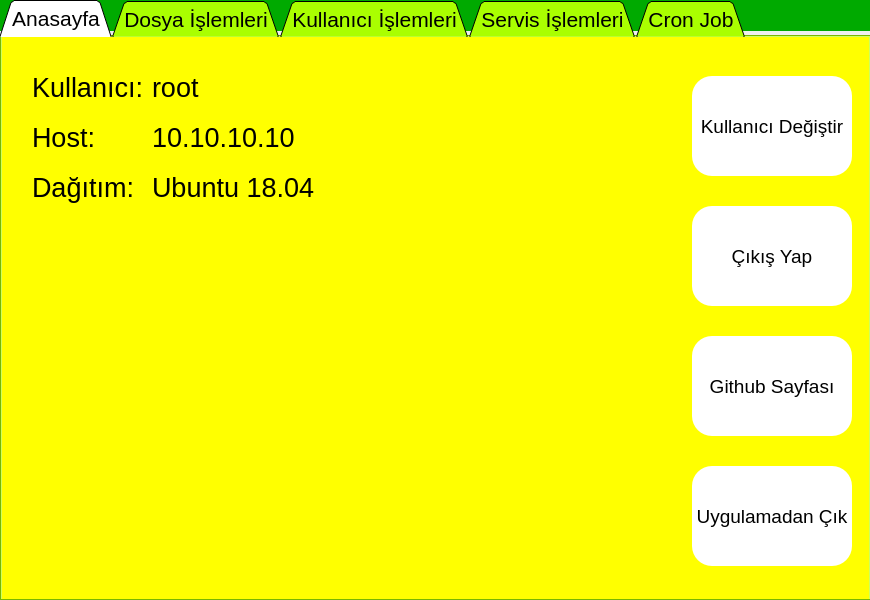
<?xml version="1.0" encoding="UTF-8"?>
<ui version="4.0">
 <class>MainWindow</class>
 <widget class="QMainWindow" name="MainWindow">
  <property name="geometry">
   <rect>
    <x>0</x>
    <y>0</y>
    <width>870</width>
    <height>600</height>
   </rect>
  </property>
  <property name="windowTitle">
   <string>Linux Sistem Yönetimi</string>
  </property>
  <property name="windowIcon">
   <iconset resource="images/images.qrc">
    <normaloff>:/images/linux-computer.png</normaloff>:/images/linux-computer.png</iconset>
  </property>
  <property name="styleSheet">
   <string notr="true">QTabWidget
{
background-color: rgb(170, 255, 0);
}

</string>
  </property>
  <widget class="QWidget" name="centralwidget">
   <widget class="QTabWidget" name="tabWidget">
    <property name="geometry">
     <rect>
      <x>0</x>
      <y>0</y>
      <width>871</width>
      <height>601</height>
     </rect>
    </property>
    <property name="font">
     <font>
      <pointsize>16</pointsize>
     </font>
    </property>
    <property name="styleSheet">
     <string notr="true"/>
    </property>
    <property name="tabShape">
     <enum>QTabWidget::Triangular</enum>
    </property>
    <property name="currentIndex">
     <number>0</number>
    </property>
    <property name="iconSize">
     <size>
      <width>25</width>
      <height>25</height>
     </size>
    </property>
    <property name="usesScrollButtons">
     <bool>true</bool>
    </property>
    <property name="tabBarAutoHide">
     <bool>false</bool>
    </property>
    <widget class="QWidget" name="tab">
     <property name="styleSheet">
      <string notr="true">background-color:blue</string>
     </property>
     <attribute name="icon">
      <iconset resource="images/images.qrc">
       <normaloff>:/images/house.png</normaloff>:/images/house.png</iconset>
     </attribute>
     <attribute name="title">
      <string>Anasayfa</string>
     </attribute>
     <widget class="QWidget" name="widget" native="true">
      <property name="geometry">
       <rect>
        <x>0</x>
        <y>0</y>
        <width>1001</width>
        <height>571</height>
       </rect>
      </property>
      <property name="styleSheet">
       <string notr="true">background-color:yellow</string>
      </property>
      <widget class="QLabel" name="label">
       <property name="geometry">
        <rect>
         <x>30</x>
         <y>30</y>
         <width>111</width>
         <height>41</height>
        </rect>
       </property>
       <property name="font">
        <font>
         <pointsize>20</pointsize>
        </font>
       </property>
       <property name="text">
        <string>Kullanıcı:</string>
       </property>
      </widget>
      <widget class="QLabel" name="label_2">
       <property name="geometry">
        <rect>
         <x>30</x>
         <y>80</y>
         <width>111</width>
         <height>41</height>
        </rect>
       </property>
       <property name="font">
        <font>
         <pointsize>20</pointsize>
        </font>
       </property>
       <property name="text">
        <string>Host:</string>
       </property>
      </widget>
      <widget class="QLabel" name="label_user">
       <property name="geometry">
        <rect>
         <x>150</x>
         <y>30</y>
         <width>241</width>
         <height>41</height>
        </rect>
       </property>
       <property name="font">
        <font>
         <pointsize>20</pointsize>
        </font>
       </property>
       <property name="text">
        <string>root</string>
       </property>
      </widget>
      <widget class="QLabel" name="label_host">
       <property name="geometry">
        <rect>
         <x>150</x>
         <y>80</y>
         <width>241</width>
         <height>41</height>
        </rect>
       </property>
       <property name="font">
        <font>
         <pointsize>20</pointsize>
        </font>
       </property>
       <property name="text">
        <string>10.10.10.10</string>
       </property>
      </widget>
      <widget class="QLabel" name="label_3">
       <property name="geometry">
        <rect>
         <x>30</x>
         <y>130</y>
         <width>111</width>
         <height>41</height>
        </rect>
       </property>
       <property name="font">
        <font>
         <pointsize>20</pointsize>
        </font>
       </property>
       <property name="text">
        <string>Dağıtım:</string>
       </property>
      </widget>
      <widget class="QLabel" name="label_distro">
       <property name="geometry">
        <rect>
         <x>150</x>
         <y>130</y>
         <width>241</width>
         <height>41</height>
        </rect>
       </property>
       <property name="font">
        <font>
         <pointsize>20</pointsize>
        </font>
       </property>
       <property name="text">
        <string>Ubuntu 18.04</string>
       </property>
      </widget>
      <widget class="QWidget" name="widget_7" native="true">
       <property name="geometry">
        <rect>
         <x>670</x>
         <y>-1</y>
         <width>201</width>
         <height>571</height>
        </rect>
       </property>
       <property name="styleSheet">
        <string notr="true">QToolButton
{
background-color:white;
border-radius:20px;
}

QToolButton:hover
{
background-color:#dfdfdf
}</string>
       </property>
       <widget class="QToolButton" name="toolButton_chng_usr">
        <property name="geometry">
         <rect>
          <x>20</x>
          <y>40</y>
          <width>160</width>
          <height>100</height>
         </rect>
        </property>
        <property name="font">
         <font>
          <pointsize>14</pointsize>
         </font>
        </property>
        <property name="styleSheet">
         <string notr="true"/>
        </property>
        <property name="text">
         <string>Kullanıcı Değiştir</string>
        </property>
        <property name="icon">
         <iconset resource="images/images.qrc">
          <normaloff>:/images/user.png</normaloff>:/images/user.png</iconset>
        </property>
        <property name="iconSize">
         <size>
          <width>70</width>
          <height>70</height>
         </size>
        </property>
        <property name="toolButtonStyle">
         <enum>Qt::ToolButtonTextUnderIcon</enum>
        </property>
       </widget>
       <widget class="QToolButton" name="toolButton_exit">
        <property name="geometry">
         <rect>
          <x>20</x>
          <y>430</y>
          <width>160</width>
          <height>100</height>
         </rect>
        </property>
        <property name="font">
         <font>
          <pointsize>14</pointsize>
         </font>
        </property>
        <property name="styleSheet">
         <string notr="true"/>
        </property>
        <property name="text">
         <string>Uygulamadan Çık</string>
        </property>
        <property name="icon">
         <iconset resource="images/images.qrc">
          <normaloff>:/images/power-button.png</normaloff>:/images/power-button.png</iconset>
        </property>
        <property name="iconSize">
         <size>
          <width>70</width>
          <height>70</height>
         </size>
        </property>
        <property name="toolButtonStyle">
         <enum>Qt::ToolButtonTextUnderIcon</enum>
        </property>
       </widget>
       <widget class="QToolButton" name="toolButton_disconnect">
        <property name="geometry">
         <rect>
          <x>20</x>
          <y>170</y>
          <width>160</width>
          <height>100</height>
         </rect>
        </property>
        <property name="font">
         <font>
          <pointsize>14</pointsize>
         </font>
        </property>
        <property name="styleSheet">
         <string notr="true"/>
        </property>
        <property name="text">
         <string>Çıkış Yap</string>
        </property>
        <property name="icon">
         <iconset resource="images/images.qrc">
          <normaloff>:/images/exit.png</normaloff>:/images/exit.png</iconset>
        </property>
        <property name="iconSize">
         <size>
          <width>70</width>
          <height>70</height>
         </size>
        </property>
        <property name="toolButtonStyle">
         <enum>Qt::ToolButtonTextUnderIcon</enum>
        </property>
       </widget>
       <widget class="QToolButton" name="toolButton_2">
        <property name="geometry">
         <rect>
          <x>20</x>
          <y>300</y>
          <width>160</width>
          <height>100</height>
         </rect>
        </property>
        <property name="font">
         <font>
          <pointsize>14</pointsize>
         </font>
        </property>
        <property name="styleSheet">
         <string notr="true"/>
        </property>
        <property name="text">
         <string>Github Sayfası</string>
        </property>
        <property name="icon">
         <iconset resource="images/images.qrc">
          <normaloff>:/images/browser.png</normaloff>:/images/browser.png</iconset>
        </property>
        <property name="iconSize">
         <size>
          <width>70</width>
          <height>70</height>
         </size>
        </property>
        <property name="toolButtonStyle">
         <enum>Qt::ToolButtonTextUnderIcon</enum>
        </property>
       </widget>
      </widget>
     </widget>
    </widget>
    <widget class="QWidget" name="tab_2">
     <attribute name="icon">
      <iconset resource="images/images.qrc">
       <normaloff>:/images/files.png</normaloff>:/images/files.png</iconset>
     </attribute>
     <attribute name="title">
      <string>Dosya İşlemleri</string>
     </attribute>
     <widget class="QWidget" name="widget_2" native="true">
      <property name="geometry">
       <rect>
        <x>0</x>
        <y>0</y>
        <width>1001</width>
        <height>571</height>
       </rect>
      </property>
      <property name="styleSheet">
       <string notr="true">background-color:yellow</string>
      </property>
     </widget>
    </widget>
    <widget class="QWidget" name="tab_3">
     <attribute name="icon">
      <iconset resource="images/images.qrc">
       <normaloff>:/images/user.png</normaloff>:/images/user.png</iconset>
     </attribute>
     <attribute name="title">
      <string>Kullanıcı İşlemleri</string>
     </attribute>
     <widget class="QWidget" name="widget_3" native="true">
      <property name="geometry">
       <rect>
        <x>0</x>
        <y>0</y>
        <width>1001</width>
        <height>571</height>
       </rect>
      </property>
      <property name="styleSheet">
       <string notr="true">background-color:yellow</string>
      </property>
     </widget>
    </widget>
    <widget class="QWidget" name="tab_4">
     <attribute name="icon">
      <iconset resource="images/images.qrc">
       <normaloff>:/images/service.png</normaloff>:/images/service.png</iconset>
     </attribute>
     <attribute name="title">
      <string>Servis İşlemleri</string>
     </attribute>
     <widget class="QWidget" name="widget_4" native="true">
      <property name="geometry">
       <rect>
        <x>0</x>
        <y>0</y>
        <width>1001</width>
        <height>571</height>
       </rect>
      </property>
      <property name="styleSheet">
       <string notr="true">background-color:yellow</string>
      </property>
     </widget>
    </widget>
    <widget class="QWidget" name="tab_5">
     <attribute name="icon">
      <iconset resource="images/images.qrc">
       <normaloff>:/images/time.png</normaloff>:/images/time.png</iconset>
     </attribute>
     <attribute name="title">
      <string>Cron Job</string>
     </attribute>
     <widget class="QWidget" name="widget_6" native="true">
      <property name="geometry">
       <rect>
        <x>0</x>
        <y>0</y>
        <width>1001</width>
        <height>571</height>
       </rect>
      </property>
      <property name="styleSheet">
       <string notr="true">background-color:yellow</string>
      </property>
     </widget>
    </widget>
   </widget>
   <widget class="QWidget" name="widget_5" native="true">
    <property name="geometry">
     <rect>
      <x>0</x>
      <y>0</y>
      <width>871</width>
      <height>31</height>
     </rect>
    </property>
    <property name="styleSheet">
     <string notr="true">background-color: rgb(0, 170, 0);</string>
    </property>
   </widget>
   <zorder>widget_5</zorder>
   <zorder>tabWidget</zorder>
  </widget>
 </widget>
 <resources>
  <include location="images/images.qrc"/>
 </resources>
 <connections/>
</ui>
